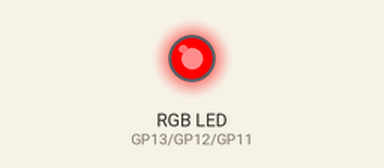
Recording of a program running on a simulated Raspberry Pi Pico running MicroPython. Parts: an RGB LED mixed from three pins (HIGH = lit). Dim RGB values are drawn brighter than linear. At 21.8 s the program stops and its outputs stay as they are.

Above: at 0.1 s.
At 1.1 s:
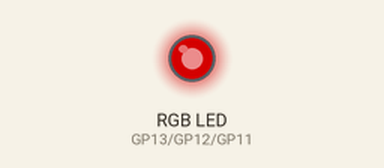
At 3.1 s:
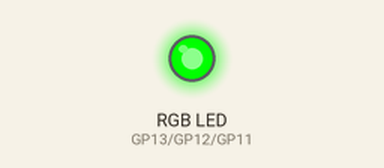
At 5.1 s:
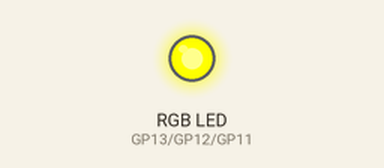
At 7.1 s:
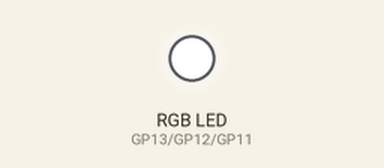
At 21.8 s:
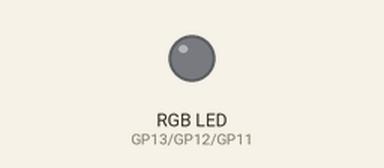
Timing chart, 0 to 23.3 s (numbered marks = the images above):
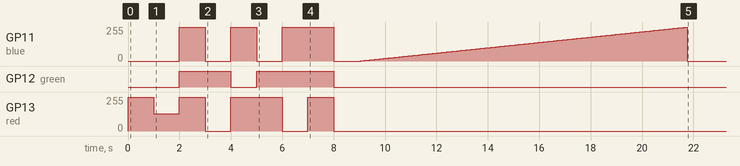

The program:

RGB_LED_Demo.py
```python
# Demo program to use RGB LED with picozero module
# From picozero docs - April 2023
# Must install picozero on your Pico!
# in Thonny ... Tools menu ... Manage Packages ...
# search for picozero and Install

from picozero import RGBLED
from time import sleep

rgb = RGBLED(red=13, green=12, blue=11)

rgb.red = 255  # full red
sleep(1)
rgb.red = 128  # half red
sleep(1)

rgb.on() # white
sleep(1)

rgb.color = (0, 255, 0)  # full green
sleep(1)
rgb.color = (255, 0, 255)  # magenta
sleep(1)
rgb.color = (255, 255, 0)  # yellow
sleep(1)
rgb.color = (0, 255, 255)  # cyan
sleep(1)
rgb.color = (255, 255, 255)  # white
sleep(1)

rgb.color = (0, 0, 0)  # off
sleep(1)

# slowly increase intensity of blue
for n in range(255):
    rgb.blue = n
    sleep(0.05)

rgb.off()
```

Measured:
- by itself, GP11 (blue): 0/255 → 255/255 at 2.0 s, → 0/255 1.0 s later, → 255/255 1.0 s later, → 0/255 1.0 s later, … (261 changes in this stretch)
- by itself, GP12 (green): LOW → HIGH at 2.0 s, → LOW 2.0 s later, → HIGH 1.0 s later, → LOW 3.0 s later
- by itself, GP13 (red): 0/255 → 255/255 at 0.00 s, → 128/255 1.0 s later, → 255/255 1.0 s later, → 0/255 1.0 s later, … (8 changes in this stretch)
